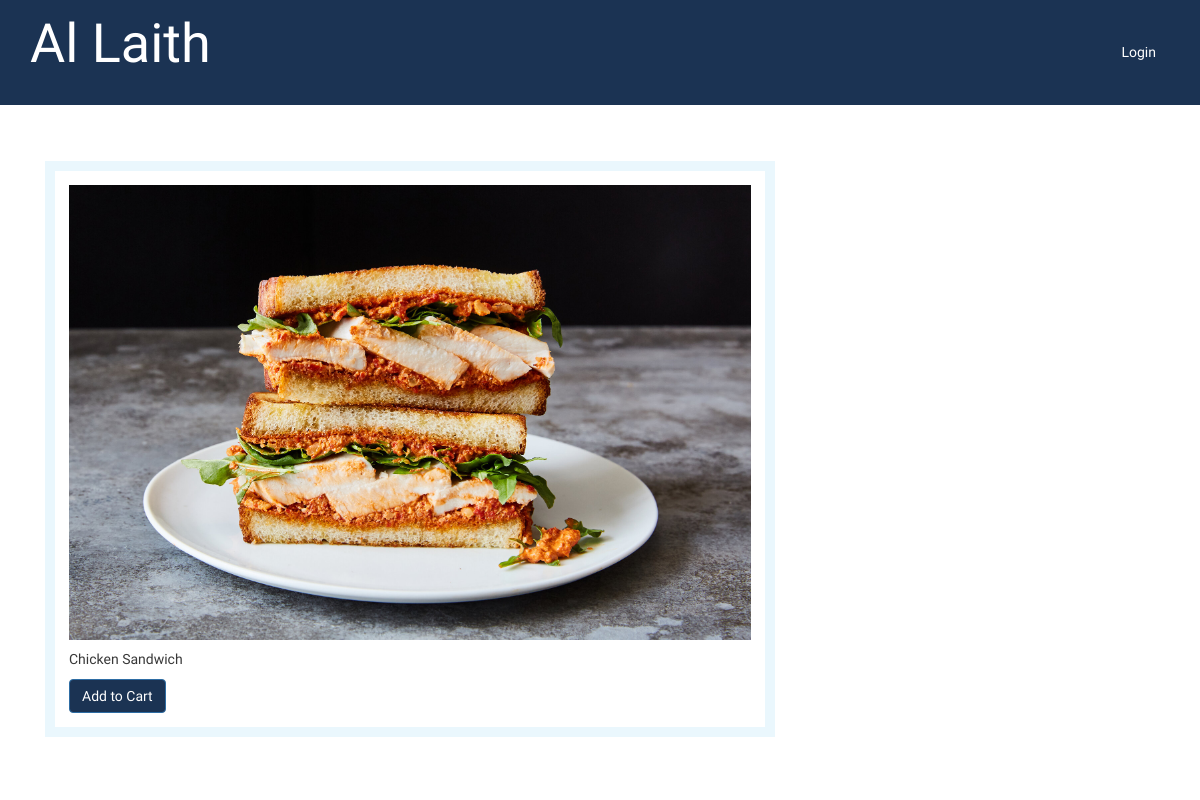
The app's page /dashboard/admin/foods/foodDetails/1/, older data.
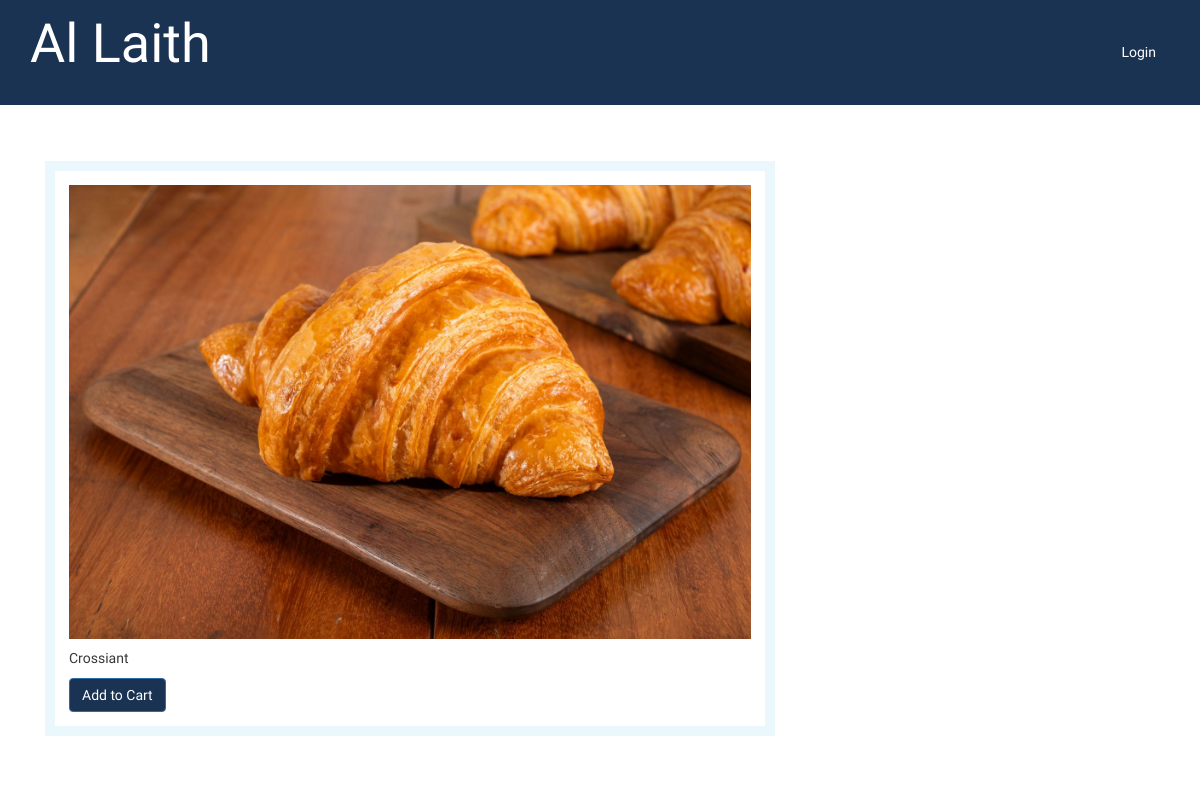
The same page, newer data.
### hotel/models.py (models this page shows, shortened)
class Food(models.Model):
    disabled = 'Disabled'
    enabled = 'Enabled'
    STATUS = (
        (disabled, disabled),
        (enabled, enabled),
    )
    name = models.CharField(max_length=250)
    status = models.CharField(max_length=50, choices=STATUS)
    content_description = models.TextField()
    base_price = models.FloatField()
    sale_price = models.FloatField(default=base_price)
    image = models.FileField(blank=True, null =True)
    num_order = models.IntegerField(default=0)
    quantity_available = models.IntegerField()

### hotel/views.py (the view)
# urls.py: url(r'^dashboard/admin/foods/foodDetails/(?P<foodID>\d+)/$', views.food_details, name='food_details'),
def food_details(request, foodID):
    food = Food.objects.get(id=foodID)
    return render(request, 'user/single.html', {'food':food})

### hotel/templates/user/single.html (shortened to what this page needs)
{% load static %}
{% include "../includes/landing_top.html" %}
<body>
	<div  class="bg-img">
		{% include "../includes/banner1.html" %}
	</div>
	<div class="blog">
				<div class="container">
					<div class="col-md-8 blog-top-left-grid">
						<div class="left-blog left-single">
							<div class="blog-left">
								<div class="single-left-left">
									<img src="/media/{{food.image}}" alt="">
								</div>
								<div class="blog-left-bottom">
									<p>{{food.content_description}}</p>
								</div>
								<a href="{% url 'hotel:addTocart' food.id %}">
									<button class="btn btn-primary">Add to Cart</button>
								</a>
							</div>
						</div>
					</div>
				</div>
	</div>

Row changes from the older to the newer data that the page shows:
changed Food: image: a different picture; content_description "Chicken Sandwich" → "Crossiant"
